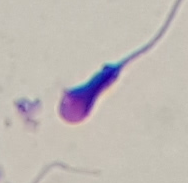
#> input picture data/Abnormal_Sperm/Abnormal_Sperm (121).bmp, 188 x 183 px; its folder holds only this picture in this run
$ jupyter execute --allow-errors 2_Feature_Extraction.ipynb
#> lines starting #> are read from the running program, lines starting #| are printed output that depends on the picture
[cell 1]
# Imports
import os
import numpy as np
import cv2
from sklearn.model_selection import train_test_split
from sklearn.svm import SVC
from sklearn.ensemble import RandomForestClassifier
from sklearn.metrics import classification_report, confusion_matrix
from sklearn.preprocessing import StandardScaler, label_binarize
from sklearn.pipeline import make_pipeline
import matplotlib.pyplot as plt
import seaborn as sns
import pandas as pd
from skimage.feature import hog, local_binary_pattern
from sklearn.metrics import roc_curve, auc

[cell 2]
# Feature Extraction Function
def extract_features(image_path):
    img = cv2.imread(image_path)
#> img is the input picture: shape (183, 188, 3); mean B, G, R 181.3, 185.6, 192.2
    img = cv2.resize(img, (170, 170))
#> img: shape (170, 170, 3)
    gray = cv2.cvtColor(img, cv2.COLOR_BGR2GRAY)
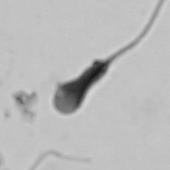
#> gray: shape (170, 170); min 24, max 214, mean 187

    # Color histogram
    color_features = cv2.calcHist(
        [img], [0,1,2], None, [8,8,8], [0,256,0,256,0,256]
    ).flatten()
#> color_features = 512 values, max 21755 at index 374, min 0 at index 0, mean 56.45

    # Texture (LBP)
    lbp = local_binary_pattern(gray, P=8, R=1, method='uniform')
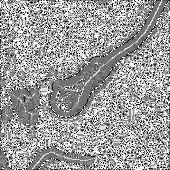
#> lbp: shape (170, 170) float64; min 0, max 9, mean 5.55; drawn with min black and max white
    lbp_hist, _ = np.histogram(lbp, bins=np.arange(0, 10), range=(0, 9))
#> lbp_hist = [571, 1609, 425, 2947, 4475, 5137, 2610, 2444, 8682]

    # Shape (HOG)
    hog_features = hog(
        gray,
        orientations=8,
        pixels_per_cell=(16,16),
        cells_per_block=(1,1),
        visualize=False
    )
#> hog_features = 800 values, max 0.837 at index 153, min 0 at index 39, mean 0.314
    return np.hstack([color_features, lbp_hist, hog_features])

[cell 3]
# Data Loader Function
def load_dataset(split_dir):
    X, y, filenames = [], [], []
    class_names = sorted([
        d for d in os.listdir(split_dir)
        if os.path.isdir(os.path.join(split_dir, d))
    ])
    class_to_idx = {cls: i for i, cls in enumerate(class_names)}

    for cls in class_names:
        cls_path = os.path.join(split_dir, cls)
        for fname in os.listdir(cls_path):
            if not fname.lower().endswith(('.bmp', '.png', '.jpg', '.jpeg')):
                continue
            full_path = os.path.join(cls_path, fname)
            feats = extract_features(full_path)
#> feats = 1321 values, max 21755 at index 374, min 0 at index 0, mean 43.94
            X.append(feats)
            y.append(class_to_idx[cls])
            filenames.append(fname)
#> pass 2 of the loop in load_dataset, `for cls in class_names:`:
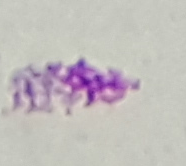
#> input picture data/Non-Sperm/Non-Sperm (103).bmp, 186 x 166 px
#> in extract_features, img is the input picture: shape (166, 186, 3); mean B, G, R 188.5, 188.9, 194.4
#> img: shape (170, 170, 3)
#> in extract_features (call 2), `gray = cv2.cvtColor(img, cv2.COLOR_BGR2GRAY)`:
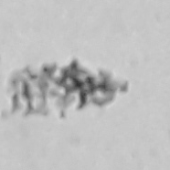
#> gray: shape (170, 170); min 51, max 214, mean 190.4
#> color_features = 512 values, max 13938 at index 374, min 0 at index 0, mean 56.45
#> in extract_features (call 2), `lbp = local_binary_pattern(gray, P=8, R=1, method='uniform')`:
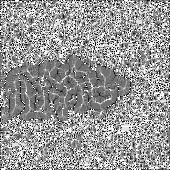
#> lbp: shape (170, 170) float64; min 0, max 9, mean 5.36; drawn with min black and max white
#> lbp_hist = [502, 1581, 626, 3194, 5054, 5493, 2810, 2277, 7363]
#> hog_features = 800 values, max 0.54 at index 408, min 0 at index 135, mean 0.336
#> feats = 1321 values, max 13938 at index 374, min 0 at index 0, mean 43.96

    X = np.vstack(X)
    y = np.array(y)

    # Generates column names based on feature extraction
    color_hist_bins = 8 * 8 * 8  # 512 bins
    lbp_bins = 9  # From bins=np.arange(0, 10)
    hog_features_len = X.shape[1] - color_hist_bins - lbp_bins
#> hog_features_len = 800

    feature_columns = (
        [f'color_hist_{i}' for i in range(color_hist_bins)] +
        [f'lbp_hist_{i}' for i in range(lbp_bins)] +
        [f'hog_feat_{i}' for i in range(hog_features_len)]
    )

    # Wrap NumPy arrays into pandas objects before returning
    X_df = pd.DataFrame(X, columns=feature_columns)
#> X_df = table of 2 rows and 1321 columns
    y_df = pd.Series(y, name='target')

    return X_df, y_df

[cell 4]
# Directory Setup
DATA_FOLDER = "./data"
OUTPUT_DIR = "./results"
class_names = ["Abnormal Sperm", "Non Sperm", "Normal Sperm"]
os.makedirs(OUTPUT_DIR, exist_ok=True)

[cell 5]
# Load Data
X,y = load_dataset(DATA_FOLDER)
#> X = table of 2 rows and 1321 columns
#> (the rest of this cell did not finish here and is left out)

[cell 6]
X.head(10)
#> Out = table of 2 rows and 1321 columns
